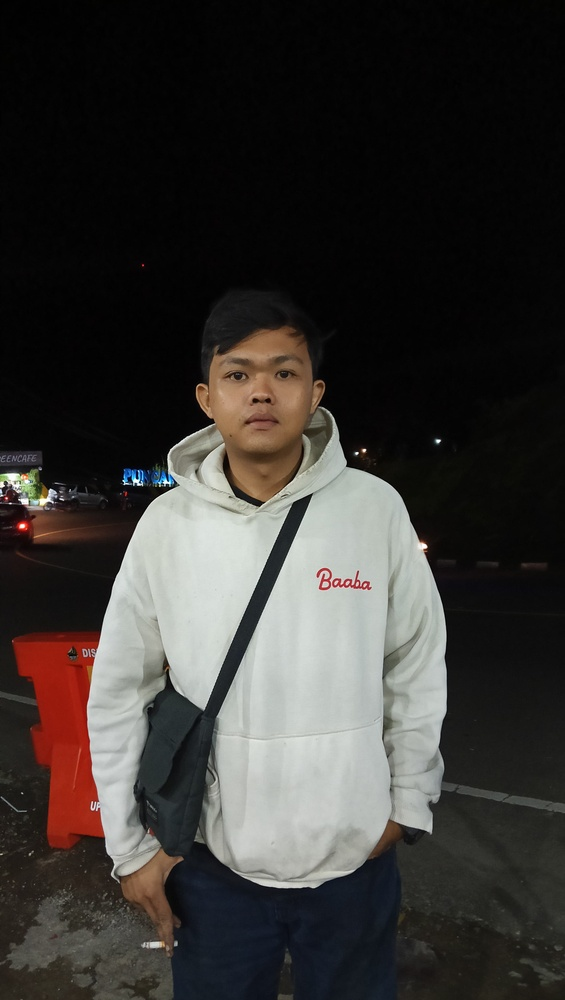
#> input picture pertemuan11/dava.jpg, 565 x 1000 px, shrunk from 2304 x 4080 before the run
$ python 'main11 3.py'   (older library calls are emulated)
#> lines starting #> are read from the running program, lines starting #| are printed output that depends on the picture; long printed decimals are rounded
import cv2
import numpy as np
from skimage.feature import graycomatrix,graycoprops

#baca citra graysacel
image = cv2.imread('dava.jpg', cv2.IMREAD_GRAYSCALE)
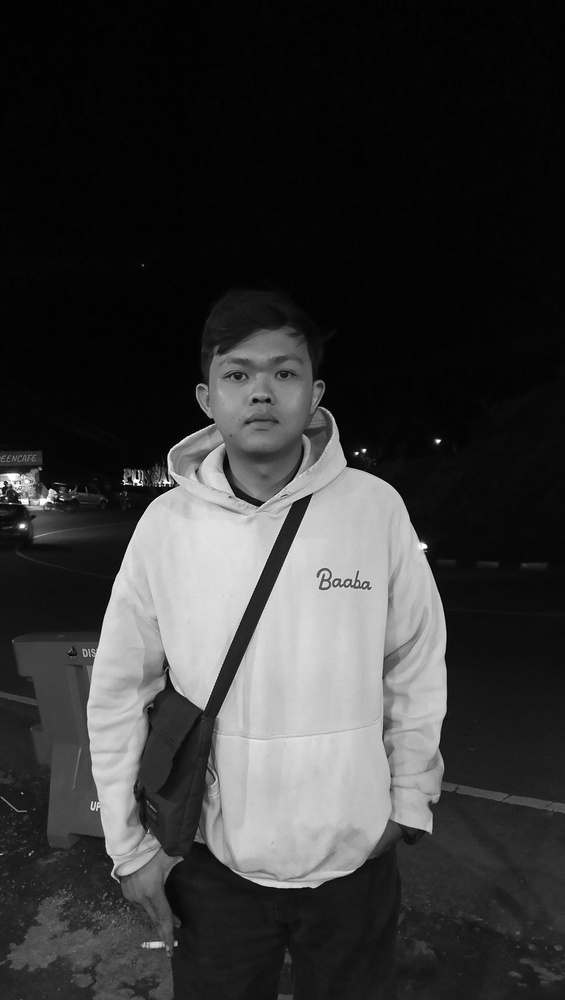
#> image: shape (1000, 565); min 0, max 255, mean 54.6

#hitung glcm (gray level co-occurrance matrix)
glcm = graycomatrix(image, distances=[1], angles=[0], levels=256, symmetric=True,
normed=True)

#ekstrak fitur tekstur
contrast = graycoprops(glcm, 'contrast')[0, 0]
#> contrast = 86.67
energy = graycoprops(glcm, 'energy')[0, 0]
#> energy = 0.16
homogeneity = graycoprops(glcm, 'homogeneity')[0, 0]
#> homogeneity = 0.634
correlation = graycoprops(glcm, 'correlation')[0, 0]
#> correlation = 0.992

#tampilkan hasi
print(f'Contrast : {contrast}')
#| Contrast : 86.670
print(f'Energy; {energy}')
#| Energy; 0.1599
print(f'Homogeneity: {homogeneity}')
#| Homogeneity: 0.6337
print(f'Correlation: {correlation}')
#| Correlation: 0.9918

$ run again, with pertemuan11/pertemuan11 modul 1 x.png saved as pertemuan11/dava.jpg
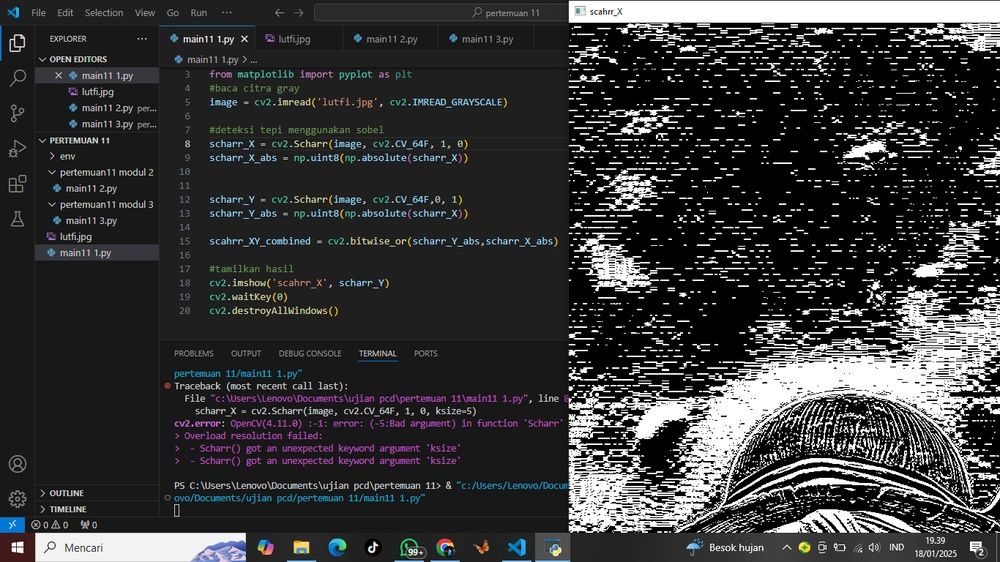
#> input picture pertemuan11/pertemuan11 modul 1 x.png, 1000 x 562 px, shrunk from 1366 x 768 before the run
#> `image = cv2.imread('dava.jpg', cv2.IMREAD_GRAYSCALE)`:
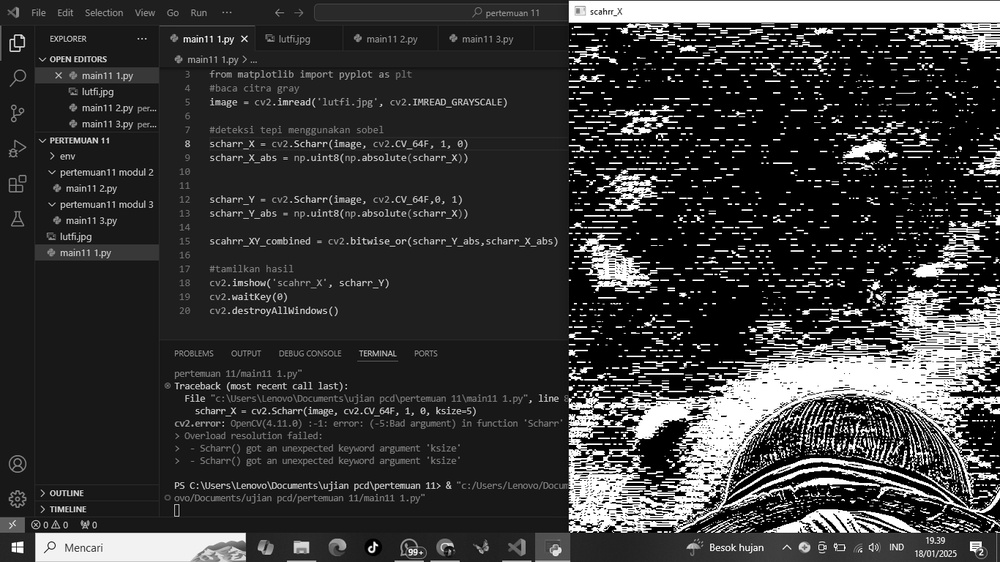
#> image: shape (562, 1000); min 0, max 255, mean 55.3
#> contrast = 1312.9
#> energy = 0.218
#> homogeneity = 0.565
#> correlation = 0.884
#| Contrast : 1312.858
#| Energy; 0.2184
#| Homogeneity: 0.5653
#| Correlation: 0.8842
